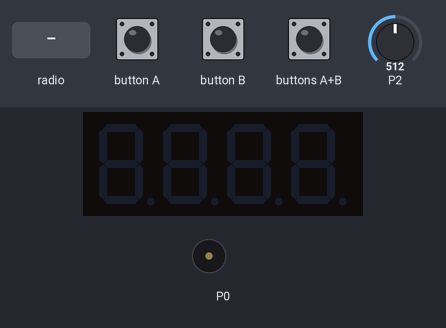
The program below on a simulated BBC micro:bit (MakeCode). Parts: 4-digit seven-segment display, buzzer (waves = sounding). The inputs (shaded band) are chosen by the test bench; at power-on: P2 = 512 (analog values on the 0–1023 scale). No radio messages arrive unless stated (any console line starting 'radio sent:' is added by the test bench); what the program prints to the serial console is not drawn.

Above: at 1.2 s.
1.3 s: radio message "1" arrives
At 2.0 s:
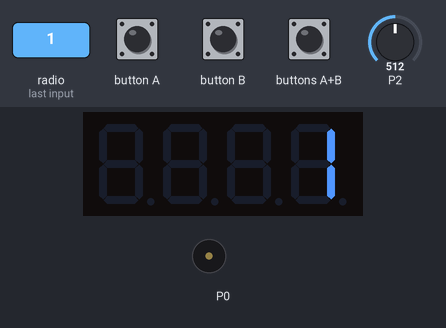
2.8 s: radio message "0" arrives
At 3.2 s:
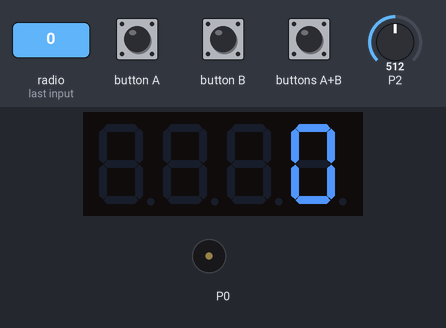
Timing chart, 0 to 5.8 s (numbered marks = the images above; inputs shaded):
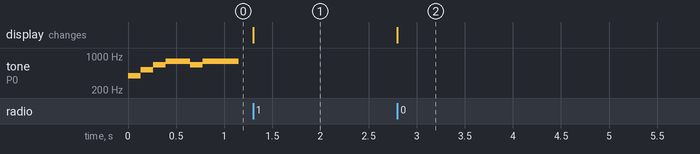

Measured:
- after the input at 1.3 s, the display: changes at once (image 1)
- after the input at 2.8 s, the display: changes at once (image 2)
- by itself, tone on P0: plays 392 Hz for 0.13 s, 523 Hz for 0.13 s, 659 Hz for 0.13 s, 784 Hz for 0.26 s, 659 Hz for 0.13 s, 784 Hz for 0.38 s

The program:

main.ts
```typescript
radio.onReceivedNumber(function (receivedNumber) {
    _4digit.show(receivedNumber)
    if (receivedNumber > max) {
        music.startMelody(music.builtInMelody(Melodies.Chase), MelodyOptions.Once)
    } else {
        music.stopMelody(MelodyStopOptions.All)
    }
})
input.onButtonPressed(Button.AB, function () {
    if (tel == 1) {
        tel = 0
    } else {
        tel = 1
    }
    radio.sendValue("tel", tel)
})
let tel = 0
let max = 0
let _4digit: grove.TM1637 = null
music.setVolume(16)
music.startMelody(music.builtInMelody(Melodies.PowerUp), MelodyOptions.Once)
_4digit = grove.createDisplay(DigitalPin.P1, DigitalPin.P15)
radio.setGroup(255)
basic.forever(function () {
    if (input.buttonIsPressed(Button.A)) {
        radio.sendValue("vitmax", 255 / 1022 * pins.analogReadPin(AnalogPin.P2))
    } else if (max != 255 / 1022 * pins.analogReadPin(AnalogPin.P2)) {
        max = 255 / 1022 * pins.analogReadPin(AnalogPin.P2)
        radio.sendValue("max", max)
    }
})
```

test.ts
```typescript
// les tests vont ici ; cela ne sera pas compilé si ce paquet est utilisé en tant qu'extension.
```
